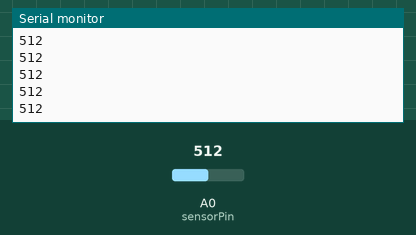
This sketch was run on a simulated Arduino Uno, built with avr-gcc and run on an emulated ATmega328P. Parts: the last lines printed to the serial monitor. The test bench sets the inputs (shaded band); at power-on: A0 (sensorPin) = 512.

Above: at 1.2 s.
1.3 s: A0 (sensorPin) set to 610
At 1.31 s:
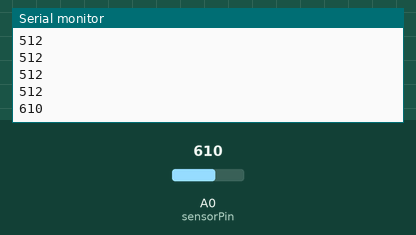
2.8 s: A0 (sensorPin) set to 590
At 2.81 s:
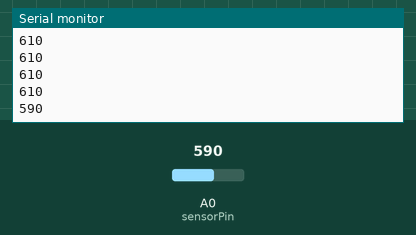
Timing chart, 0 to 5.8 s (numbered marks = the images above; inputs shaded):
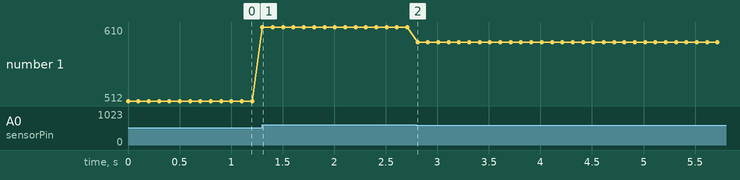

Measured:
- after the input at 1.3 s, the serial monitor: prints a new line at once (image 1)
- after the input at 2.8 s, the serial monitor: prints a new line at once (image 2)
- plotted number 1: 512 → 610 after the input at 1.3 s, 610 → 590 after the input at 2.8 s

The sketch:

teste-luminosidade.ino
```cpp
int sensorPin = A0; // pino do sensor de luminosidade
int ledPin = 0; // pino do LED
int threshold = 600; // valor de limiar do sensor de luminosidade

void setup() {
  pinMode(ledPin, OUTPUT);
  Serial.begin(9600); // configura a taxa de transmissão serial
}

void loop() {
  int sensorValue = analogRead(sensorPin); // lê o valor do sensor de luminosidade
  Serial.println(sensorValue); // exibe o valor do sensor no monitor serial
  if (sensorValue < threshold) { // se a luminosidade for menor que o limiar
    digitalWrite(ledPin, HIGH); // acende o LED
  } else { // caso contrário
    digitalWrite(ledPin, LOW); // apaga o LED
  }
  delay(100); // aguarda 100ms antes de ler novamente o sensor
}
```
